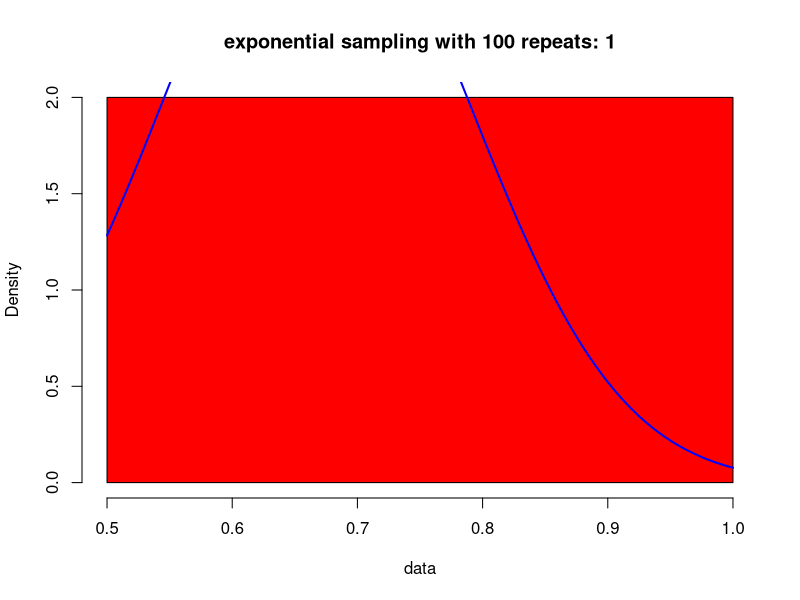
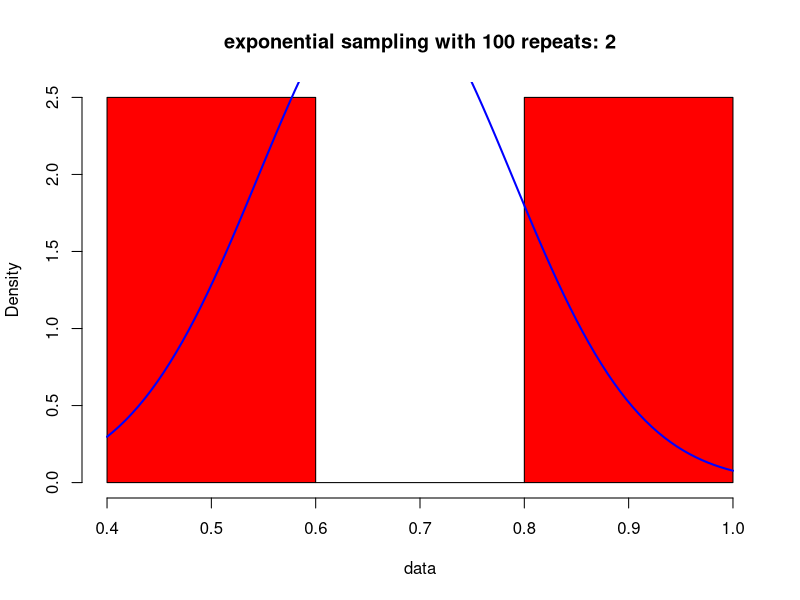
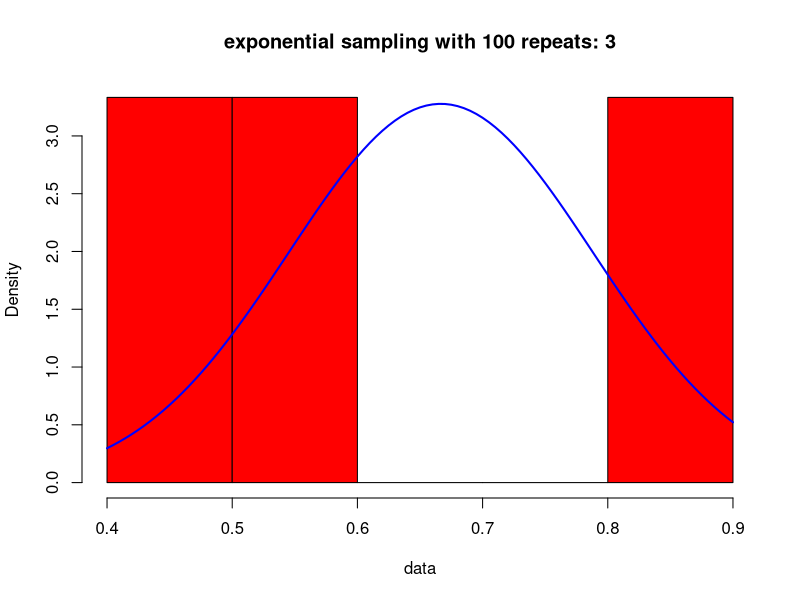
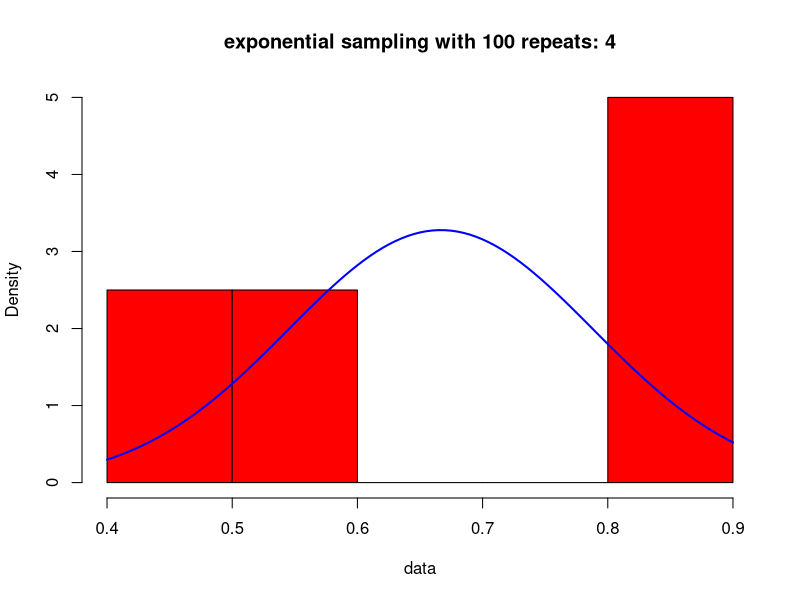
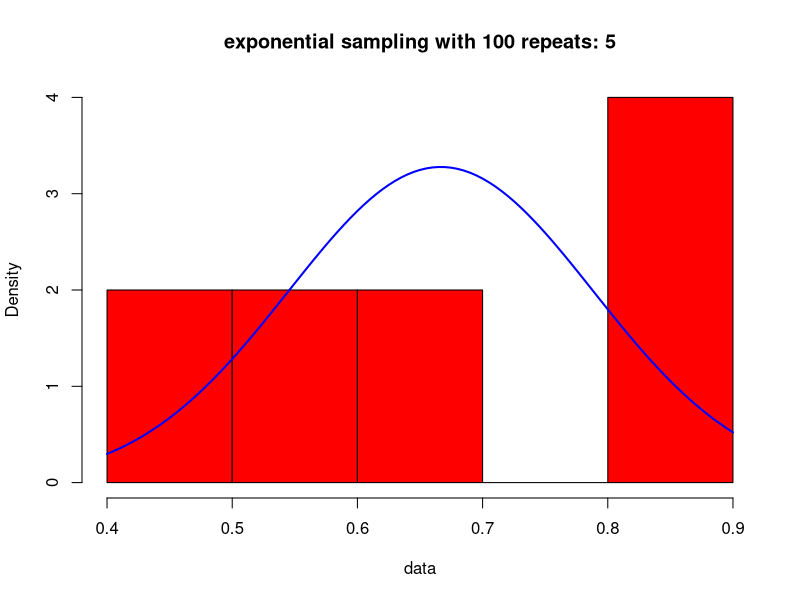
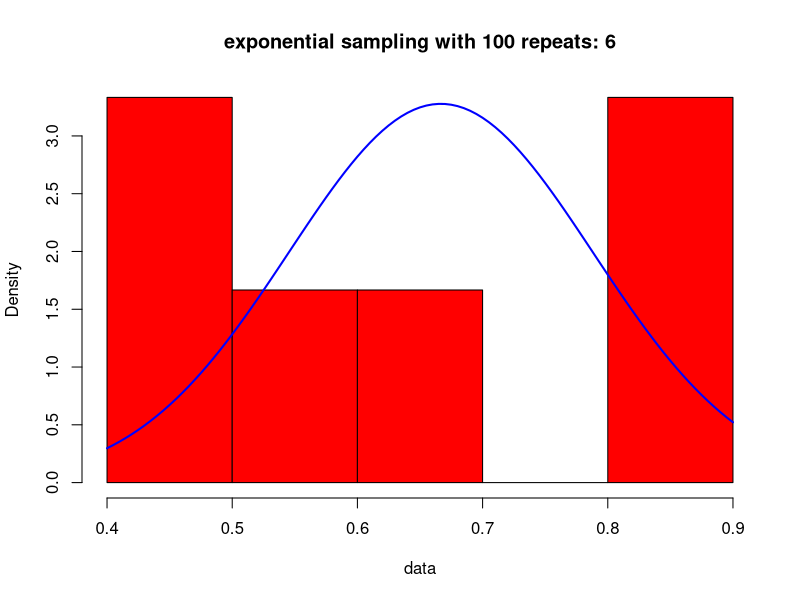
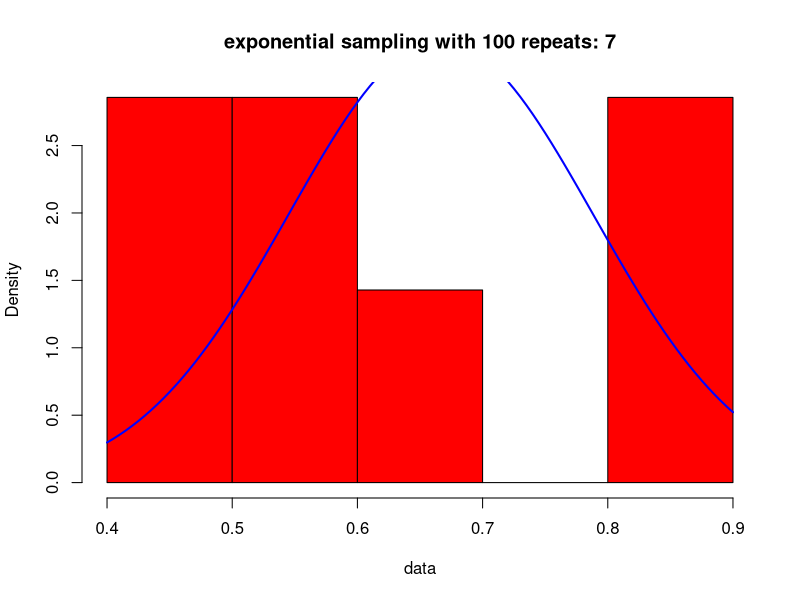
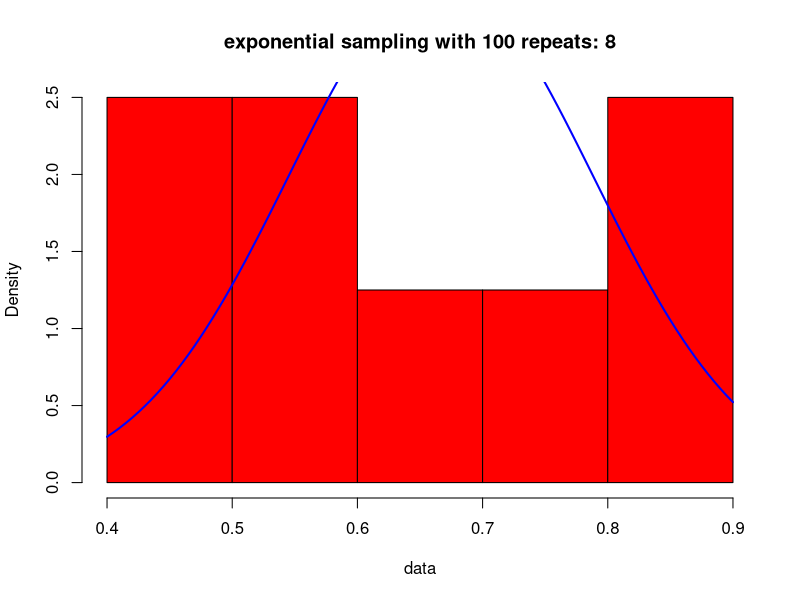

These charts were generated, in order, by the following R code:
times = 100
data<-rep(times, 0)
for(j in 1:times)
{
  nums = rexp(30, 1.5)
  data[j] = mean(nums)
  hist(data, main = paste("exponential sampling with 100 repeats:", j), plot = T,col = "red", prob = T)
  curve(dnorm(x, mean = 1/1.5, sd= 1/sqrt(1.5*1.5*30)), col="blue", lwd=2, add=T)
  Sys.sleep(0.07)
}